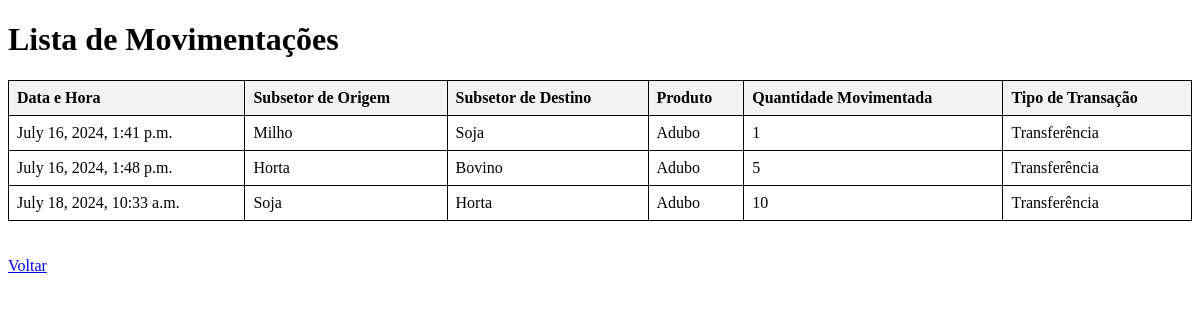
Page /movimentacoes/ on the committed database.
### app/models.py (models this page shows, shortened)
class MovimentacaoProduto(models.Model):
    data_hora_movimentacao = models.DateTimeField(default=timezone.now)
    subsector_origem = models.ForeignKey(Subsector, related_name='movimentacoes_origem', on_delete=models.CASCADE)
    subsector_destino = models.ForeignKey(Subsector, related_name='movimentacoes_destino', on_delete=models.CASCADE)
    detalhe_produto = models.ForeignKey(DetalheProduto, related_name='movimentacoes', on_delete=models.CASCADE)
    quantidade_movimentada = models.IntegerField()
    transacao = models.ForeignKey(Transaction, related_name='movimentacoes', on_delete=models.CASCADE)

class Subsector(models.Model):
    setor = models.ForeignKey(Sector, related_name='sub_setores', on_delete=models.CASCADE)
    nome_sub_setor = models.CharField(max_length=100)
    quantidade = models.IntegerField(default=0)
    def __str__(self):
        return self.nome_sub_setor

class DetalheProduto(models.Model):
    produto = models.ForeignKey(Produto, related_name='detalhes', on_delete=models.CASCADE)
    unidade_produto = models.IntegerField(default=0)
    cor_produto = models.CharField(max_length=100)
    sabor_produto = models.CharField(max_length=100)
    quantidade_embalagem_produto = models.IntegerField(default=0)
    tipo_embalagem_produto = models.ForeignKey(TipoEmbalagem, related_name='produtos', on_delete=models.CASCADE)
    quantidade_produto = models.IntegerField(default=0)
    preco_custo_produto = models.DecimalField(max_digits=10, decimal_places=2)
    preco_venda_produto = models.DecimalField(max_digits=10, decimal_places=2)
    subsetor = models.ForeignKey(Subsector, related_name='produtos', on_delete=models.CASCADE)

class Produto(models.Model):
    nome_produto = models.CharField(max_length=100)
    marca = models.ForeignKey(Marca, related_name='produtos', on_delete=models.CASCADE)
    modelo = models.ForeignKey(Modelo, related_name='produtos', on_delete=models.CASCADE)
    fabricante = models.ForeignKey(Fabricante, related_name='produtos', on_delete=models.CASCADE)

class Transaction(models.Model):
    TRANSFERENCIA = 'Doação'
    TRANSFERENCIA2 = 'Perda'
    TRANSFERENCIA3 = 'Transferência'
    TRANSFERENCIA4 = 'Entrada'
    TRANSFERENCIA5 = 'Saída'
    TIPO_CHOICES = [
        (TRANSFERENCIA, 'Doação'),
        (TRANSFERENCIA2, 'Perda'),
        (TRANSFERENCIA3, 'Transferência'),
        (TRANSFERENCIA4, 'Entrada'),
        (TRANSFERENCIA5, 'Saída'),
    ]
    transacao = models.CharField(max_length=100, choices=TIPO_CHOICES)
    def __str__(self):
        return self.transacao

### app/views.py (the view)
# urls.py: path('movimentacoes/', views.MovimentacaoListView.as_view(), name='movimentacao-list'),
class MovimentacaoListView(ListView):
    model = MovimentacaoProduto
    template_name = 'movimentacao_list.html'

### app/templates/movimentacao_list.html (shortened to what this page needs)
<!DOCTYPE html>
<html>
<head>
</head>
<body>
    <h1>Lista de Movimentações</h1>
    <table>
        <tr>
            <th>Data e Hora</th>
            <th>Subsetor de Origem</th>
            <th>Subsetor de Destino</th>
            <th>Produto</th>
            <th>Quantidade Movimentada</th>
            <th>Tipo de Transação</th>
        </tr>
        {% for movimentacao in object_list %}
            <tr>
                <td>{{ movimentacao.data_hora_movimentacao }}</td>
                <td>{{ movimentacao.subsector_origem }}</td>
                <td>{{ movimentacao.subsector_destino }}</td>
                <td>{{ movimentacao.detalhe_produto.produto.nome_produto }}</td>
                <td>{{ movimentacao.quantidade_movimentada }}</td>
                <td>{{ movimentacao.transacao }}</td>
            </tr>
        {% endfor %}
    </table>
    <br> <br>
    <a href="{% url 'home' %}">Voltar</a>
</body>
</html>

### app/templates/movimentacao_list.html (style rules this page uses)
table { width: 100%; border-collapse: collapse; }
table, th, td { border: 1px solid black; }
th, td { padding: 8px; text-align: left; }
th { background-color: #f2f2f2; }

### rows in the picture
MovimentacaoProduto: data_hora_movimentacao "July 16, 2024, 1:41 p.m.", subsector_origem "Milho", subsector_destino "Soja", detalhe_produto.produto.nome_produto "Adubo", quantidade_movimentada "1", transacao "Transferência"
MovimentacaoProduto: data_hora_movimentacao "July 16, 2024, 1:48 p.m.", subsector_origem "Horta", subsector_destino "Bovino", detalhe_produto.produto.nome_produto "Adubo", quantidade_movimentada "5", transacao "Transferência"
MovimentacaoProduto: data_hora_movimentacao "July 18, 2024, 10:33 a.m.", subsector_origem "Soja", subsector_destino "Horta", detalhe_produto.produto.nome_produto "Adubo", quantidade_movimentada "10", transacao "Transferência"
